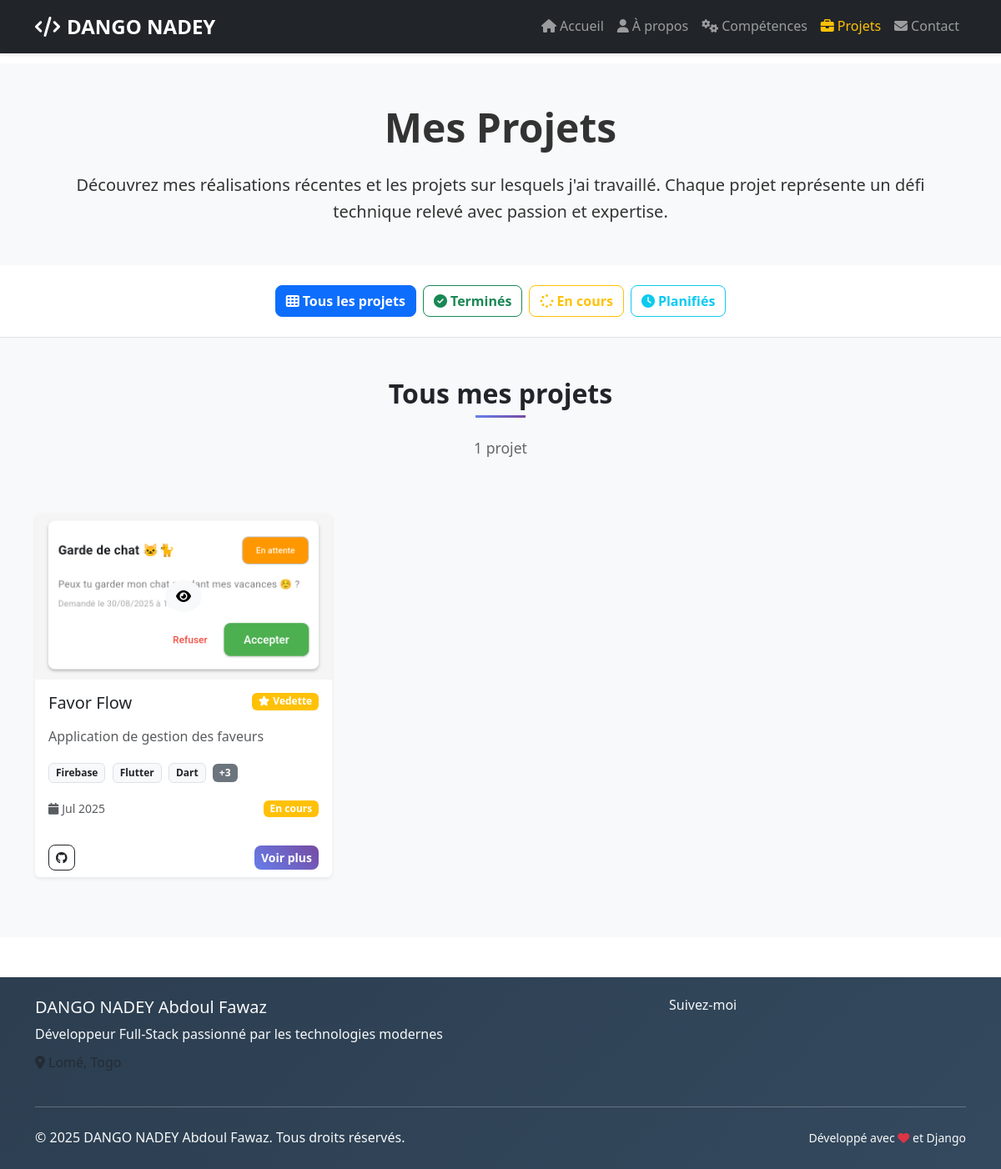
/projects/, run on the app's committed database.
### main/models.py (models this page shows, shortened)
class Project(models.Model):
    STATUS_CHOICES = [
        ('completed', 'Terminé'),
        ('in_progress', 'En cours'),
        ('planned', 'Planifié'),
    ]
    title = models.CharField(max_length=200)
    description = RichTextField()
    short_description = models.TextField(max_length=300)
    image = models.ImageField(upload_to='projects/')
    github_url = models.URLField(blank=True)
    live_url = models.URLField(blank=True)
    status = models.CharField(max_length=20, choices=STATUS_CHOICES, default='completed')
    technologies = models.ManyToManyField(Skill, related_name='projects')
    featured = models.BooleanField(default=False)
    start_date = models.DateField()
    end_date = models.DateField(null=True, blank=True)
    created_at = models.DateTimeField(auto_now_add=True)
    updated_at = models.DateTimeField(auto_now=True)
    class Meta:
        verbose_name = "Projet"
        verbose_name_plural = "Projets"
        ordering = ['-created_at']

class Skill(models.Model):
    SKILL_TYPES = [
        ('language', 'Langage de programmation'),
        ('framework', 'Framework'),
        ('database', 'Base de données'),
        ('tool', 'Outil'),
        ('other', 'Autre'),
    ]
    name = models.CharField(max_length=100)
    skill_type = models.CharField(max_length=20, choices=SKILL_TYPES)
    proficiency = models.IntegerField(default=50, help_text="Niveau de maîtrise (0-100)")
    icon = models.CharField(max_length=100, blank=True, help_text="Classe CSS pour l'icône")
    class Meta:
        verbose_name = "Compétence"
        verbose_name_plural = "Compétences"
        ordering = ['skill_type', 'name']

### main/views.py (the view)
# urls.py: path('projects/', views.projects, name='projects'),
def projects(request):
    all_projects = Project.objects.all()
    featured_projects = Project.objects.filter(featured=True)
    status = request.GET.get('status')
    if status:
        all_projects = all_projects.filter(status=status)
    context = {
        'projects': all_projects,
        'featured_projects': featured_projects,
        'current_status': status,
    }
    return render(request, 'projects.html', context)

### templates/projects.html (shortened to what this page needs)
{% extends 'base.html' %}
{% load static %}
{% block content %}
<section class="py-5 bg-light">
    <div class="container">
        <div class="row">
            <div class="col-12 text-center" data-aos="fade-up">
                <h1 class="display-5 fw-bold mb-4">Mes Projets</h1>
                <p class="lead mb-0">
                    Découvrez mes réalisations récentes et les projets sur lesquels j'ai travaillé.
                    Chaque projet représente un défi technique relevé avec passion et expertise.
                </p>
            </div>
        </div>
    </div>
</section>
<section class="py-4 bg-white border-bottom">
    <div class="container">
        <div class="row">
            <div class="col-12">
                <div class="d-flex flex-wrap justify-content-center gap-2">
                    <button class="btn btn-outline-primary project-filter active" data-filter="all">
                        <i class="fas fa-th me-1"></i>Tous les projets
                    </button>
                    <button class="btn btn-outline-success project-filter" data-filter="completed">
                        <i class="fas fa-check-circle me-1"></i>Terminés
                    </button>
                    <button class="btn btn-outline-warning project-filter" data-filter="in_progress">
                        <i class="fas fa-spinner me-1"></i>En cours
                    </button>
                    <button class="btn btn-outline-info project-filter" data-filter="planned">
                        <i class="fas fa-clock me-1"></i>Planifiés
                    </button>
                </div>
            </div>
        </div>
    </div>
</section>
<section class="py-5 bg-light">
    <div class="container">
        <div class="row">
            <div class="col-12 text-center mb-5" id="projects-section-title">
                <h2 class="section-title">
                    Tous mes projets
                </h2>
                <p class="section-subtitle">{{ projects.count }} projet{{ projects.count|pluralize }}</p>
            </div>
        </div>
        <div class="row" id="projects-list">
            {% for project in projects %}
            <div class="col-lg-4 col-md-6 mb-4 project-item" data-status="{{ project.status }}">
                <div class="project-card card h-100 shadow-sm border-0 {% if not project.featured %}project-regular{% endif %}">
                    {% if project.image %}
                    <div class="position-relative overflow-hidden">
                        <div class="project-overlay position-absolute top-0 start-0 w-100 h-100 d-flex align-items-center justify-content-center">
                            <div class="text-center">
                                <a href="{% url 'project_detail' project.pk %}" class="btn btn-light rounded-circle">
                                    <i class="fas fa-eye"></i>
                                </a>
                            </div>
                        </div>
                    </div>
                    {% else %}
                    <div class="card-img-top bg-light d-flex align-items-center justify-content-center" style="height: 200px;">
                        <i class="fas fa-image fa-3x text-muted"></i>
                    </div>
                    {% endif %}
                    <div class="card-body">
                        <div class="d-flex justify-content-between align-items-start mb-2">
                            <h5 class="card-title">{{ project.title }}</h5>
                            {% if project.featured %}
                            <span class="badge bg-warning">
                                <i class="fas fa-star me-1"></i>Vedette
                            </span>
                            {% endif %}
                        </div>
                        <p class="card-text text-muted">{{ project.short_description|truncatechars:100 }}</p>
                        <div class="project-tech mb-3">
                            {% for tech in project.technologies.all|slice:":3" %}
                                <span class="badge bg-light text-dark border me-1 mb-1">{{ tech.name }}</span>
                            {% endfor %}
                            {% if project.technologies.count > 3 %}
                                <span class="badge bg-secondary">+{{ project.technologies.count|add:"-3" }}</span>
                            {% endif %}
                        </div>
                        <div class="d-flex justify-content-between align-items-center mb-2">
                            <small class="text-muted">
                                <i class="fas fa-calendar me-1"></i>{{ project.start_date|date:"M Y" }}
                            </small>
                            {% if project.status == 'completed' %}
                                <span class="badge bg-success">Terminé</span>
                            {% elif project.status == 'in_progress' %}
                                <span class="badge bg-warning">En cours</span>
                            {% elif project.status == 'planned' %}
                                <span class="badge bg-info">Planifié</span>
                            {% endif %}
                        </div>
                    </div>
                    <div class="card-footer bg-transparent border-0">
                        <div class="d-flex justify-content-between align-items-center">
                            <div class="btn-group" role="group">
                                {% if project.github_url %}
                                <a href="{{ project.github_url }}" target="_blank" class="btn btn-outline-dark btn-sm">
                                    <i class="fab fa-github"></i>
                                </a>
                                {% endif %}
                            </div>
                            <a href="{% url 'project_detail' project.pk %}" class="btn btn-primary btn-sm">
                                Voir plus
                            </a>
                        </div>
                    </div>
                </div>
            </div>
            {% endfor %}
        </div>
    </div>
</section>
{% endblock %}

### static/css/style.css (style rules this page uses)
:root { --primary-color: #667eea; --secondary-color: #764ba2; --warning-color: #ffc107; --dark-color: #212529; --light-color: #f8f9fa; --font-family: 'Segoe UI', Tahoma, Geneva, Verdana, sans-serif; }
body { font-family: var(--font-family); line-height: 1.6; color: #333; scroll-behavior: smooth; }
.section-title { font-weight: 700; color: var(--dark-color); position: relative; margin-bottom: 2rem; }
.section-title::after { content: ''; position: absolute; bottom: -10px; left: 50%; transform: translateX(-50%); width: 60px; height: 3px; background: linear-gradient(90deg, var(--primary-color), var(--secondary-color)); }
.section-subtitle { color: #666; font-size: 1.1rem; }
.project-card { transition: all 0.3s ease; border: none; overflow: hidden; }
.project-tech .badge { font-size: 0.75rem; padding: 5px 8px; }
.btn { border-radius: 8px; font-weight: 600; transition: all 0.3s ease; }
.btn-primary { background: linear-gradient(45deg, var(--primary-color), var(--secondary-color)); border: none; }
a { transition: all 0.3s ease; }

### data on the page
Project: title "Favor Flow", featured True (drawn), short_description "Application de gestion des faveurs", technologies.count|add "3", start_date "Jul 2025", status "En cours"
Skill: name "Firebase"
Skill: name "Flutter"
Skill: name "Dart"

### other printed values
{{ projects.count }} "1"
